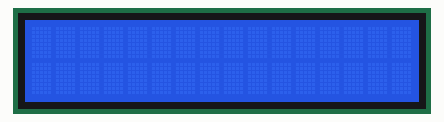
This sketch was run on a simulated Arduino Mega 2560, built with avr-gcc and run on an emulated ATmega2560. Shown: 16×2 character LCD.

Above: at 0.1 s.
At 0.6 s:
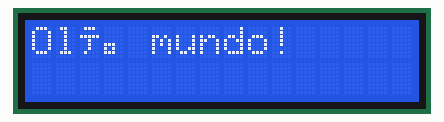

Measured:
- what the display in image 1 shows lasts 0.5 s, from 0.6 s to 1.1 s

The sketch:

Ex33.ino
```cpp
/* Programa: Teste do Display de LCD
 * Arduino : MEGA
 * Data    : 30/09/2019
 * Autor   : Rahul M. Juliato
 */

#include <LiquidCrystal.h>

const int rs = 24, en = 26, d4 = 36, d5 = 34, d6 = 32, d7 = 30;
LiquidCrystal lcd(rs, en, d4, d5, d6, d7);

void setup() {
  lcd.begin(16, 2);
  lcd.print("Olá mundo!");
}

void loop() {
  lcd.noDisplay();
  delay(500);
  lcd.display();
  delay(500);
}
```
